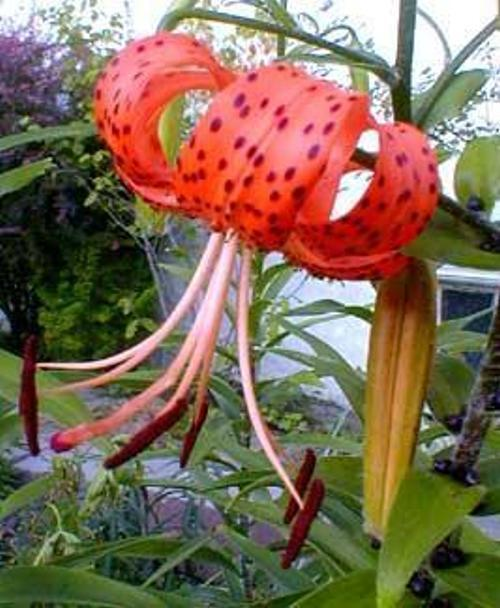
#> input picture Practical_Computing/Week 6 Project/Flowers/image_0481.jpg, 500 x 608 px; its folder holds 4 pictures in this run
$ python project.py   (older library calls are emulated)
#> lines starting #> are read from the running program, lines starting #| are printed output that depends on the picture
### Practical_Computing/Week 6 Project/animation.py
#!/usr/bin/env python3
# -*- coding: utf-8 -*-
"""
Created on Wed Oct 11 13:37:55 2017

@author: The Sugar High
from: https://zulko.wordpress.com/2012/09/29/animate-your-3d-plots-with-pythons-matplotlib/
"""

import matplotlib.pyplot as plt
from matplotlib import cm
from mpl_toolkits.mplot3d import axes3d
import os, sys
import numpy as np


##### TO CREATE A SERIES OF PICTURES

def make_views(ax,angles,elevation=None, width=4, height = 3,
                prefix='tmprot_',**kwargs):
    """
    Makes jpeg pictures of the given 3d ax, with different angles.
    Args:
        ax (3D axis): te ax
        angles (list): the list of angles (in degree) under which to
                       take the picture.
        width,height (float): size, in inches, of the output images.
        prefix (str): prefix for the files created.

    Returns: the list of files created (for later removal)
    """

    files = []
    ax.figure.set_size_inches(width,height)

    for i,angle in enumerate(angles):

        ax.view_init(elev = elevation, azim=angle)
        fname = '%s%03d.jpeg'%(prefix,i)
        ax.figure.savefig(fname)
        files.append(fname)

    return files


##### TO TRANSFORM THE SERIES OF PICTURE INTO AN ANIMATION

def make_movie(files,output, fps=10,bitrate=1800,**kwargs):
    """
    Uses mencoder, produces a .mp4/.ogv/... movie from a list of
    picture files.
    """

    output_name, output_ext = os.path.splitext(output)
    command = { '.mp4' : 'mencoder "mf://%s" -mf fps=%d -o %s.mp4 -ovc lavc\
                         -lavcopts vcodec=msmpeg4v2:vbitrate=%d'
                         %(",".join(files),fps,output_name,bitrate)}

    command['.ogv'] = command['.mp4'] + '; ffmpeg -i %s.mp4 -r %d %s'%(output_name,fps,output)

    print(command[output_ext])
    output_ext = os.path.splitext(output)[1]
    os.system(command[output_ext])


def make_gif(files,output,delay=100, repeat=True,**kwargs):
    """
    Uses imageMagick to produce an animated .gif from a list of
    picture files.
    """

    loop = -1 if repeat else 0
    os.system('convert -delay %d -loop %d %s %s'
              %(delay,loop," ".join(files),output))


# [7 lines left out: function make_strip, not called in this run]


##### MAIN FUNCTION

def rotanimate(ax, angles, output, **kwargs):
    """
    Produces an animation (.mp4,.ogv,.gif,.jpeg,.png) from a 3D plot on
    a 3D ax

    Args:
        ax (3D axis): the ax containing the plot of interest
        angles (list): the list of angles (in degree) under which to
                       show the plot.
        output : name of the output file. The extension determines the
                 kind of animation used.
        **kwargs:
            - width : in inches
            - heigth: in inches
            - framerate : frames per second
            - delay : delay between frames in milliseconds
            - repeat : True or False (.gif only)
    """

    output_ext = os.path.splitext(output)[1]

    files = make_views(ax,angles, **kwargs)

    D = { '.mp4' : make_movie,
          '.ogv' : make_movie,
          '.gif': make_gif ,
          '.jpeg': make_strip,
          '.png':make_strip}

    D[output_ext](files,output,**kwargs)

    for f in files:
        os.remove(f)

### Practical_Computing/Week 6 Project/project.py
#!/usr/bin/env python3
# -*- coding: utf-8 -*-

"""
@author: Huizhi Lin (881125518130)
For Project of BIF50806 (2017)
"""

"""
Impoort the Modules that are needed in this project
"""
# for reading more than one files
import os
# for image manipulation functions
from scipy import misc
# for edit arrays
import numpy as np
# for making plots
import matplotlib.pyplot as plt
# for clustering
# clustering with kmeans
from sklearn.cluster import KMeans
# clustering with Hierarchical Clustering(agglomerative)
from sklearn.cluster import AgglomerativeClustering
# for making animation of plots, from animation.py
import animation


"""
Create a list of filenames of the images
"""
# Define input files path
# Small test folder with 40 images (10 for each flower)
#path = 'test_flo/'
# Target folder with 209 images
path = 'Flowers/'
file_list = os.listdir(path)

if path == 'test_flo/':
    print('This is a test\n')
else:
    print('This is not a test, this is a analysis for 209 photos\n')


'''
Create functions for creat matrix
'''
# Create function for cropping images
# Crop off 100 pix from each sides
def crop_sides(image,numpix=100):
    return image[numpix:-numpix,numpix:-numpix,:]

# Create function for extract rgb features
# Return to a list include the mean value of each colour
def rgb_profile(image):
    red = image[:,:,0]
    green = image[:,:,1]
    blue = image[:,:,2]
    red_mean = np.mean(red.flatten())
    green_mean = np.mean(green.flatten())
    blue_mean = np.mean(blue.flatten())
    rgb_vector = [red_mean,green_mean,blue_mean]
    return rgb_vector

# Create functions for extract a long vector of colour information
# Create histograms for all colours
def plot_RGB_histograms(image):
    blue = image[:,:,2]
    green = image[:,:,1]
    red = image[:,:,0]
    blue_hist = np.histogram(blue.flatten(),normed=True)
    green_hist = np.histogram(green.flatten(),normed=True)
    red_hist = np.histogram(red.flatten(),normed=True)
    plt.plot(blue_hist[1][1:],blue_hist[0],color='blue')
    plt.plot(green_hist[1][1:],green_hist[0],color='green')
    plt.plot(red_hist[1][1:],red_hist[0],color='red')
    plt.show()
# Creat a single vector that contain all information of the colour of the image
def hist_all_colors(image):
# first makes histograms of each color separately
    blue_hist = np.histogram(image[:,:,2].flatten(),normed= True)
    green_hist = np.histogram(image[:,:,1].flatten(),normed = True)
    red_hist = np.histogram(image[:,:,0].flatten(),normed = True)
    # stacks them (horizontally) to form a single vector.
    all_hist = np.hstack((red_hist[0],green_hist[0],blue_hist[0]))
    return all_hist

# Creat a function to calculate the Euclidean distance between two images
def euclid_dist_between_images(image1,image2):
    hist1 = hist_all_colors(image1)
    hist2 = hist_all_colors(image2)
    euclid_dist = np.sqrt(np.sum(np.square(hist1-hist2)))
    return euclid_dist

'''
# creat similarity matrix
# This process last two long!!!
# A seperate script called 'similarity_matrix.py' has been created for this task!
dis_list = []
sim_list = []
for n in range(len(file_list)):
    sub_list_dis = []
    sub_list_sim = []
    for m in range(len(file_list)):
        file_n = path + file_list[n]
        file_m = path + file_list[m]
        image_n = misc.imread(file_n,mode='RGB')
        image_m = misc.imread(file_m,mode='RGB')
        croped_image_n = crop_sides(image_n)
        croped_image_m = crop_sides(image_m)
        distance = euclid_dist_between_images(image_n,image_m)
        sub_list_dis.append(distance)
        sub_list_sim.append(1-distance)
    dis_list.append(sub_list_dis)
    sim_list.append(sub_list_sim)
dis_matrix = np.array(dis_list)
sim_matrix = np.array(sim_list)
print(sim_matrix)
'''


'''
Clusting
Step 1 - Creat feature matrix
'''
# creat a feature matrix for clustering
# 30 float numbers for each image
matrix_plot = []
for file in file_list:
    file_name = path + file
    image = misc.imread(file_name,mode='RGB')
#> image is the input picture: shape (608, 500, 3); mean R, G, B 127.6, 106.3, 85.6
    croped_image = crop_sides(image)
#> in crop_sides, `return image[numpix:-numpix,numpix:-numpix,:]`:
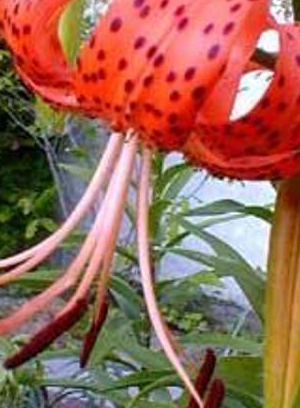
#> returned value: shape (408, 300, 3); mean of channels 0, 1, 2 152.8, 104, 86.3; drawn as R, G, B
    feature_vector = hist_all_colors(croped_image)
#> in hist_all_colors, `blue_hist = np.histogram(image[:,:,2].flatten(),normed= True)`: blue_hist = ([0.00858, 0.00596, 0.00571, 0.00489, 0.00442, 0.00329, 0.00177, 0.00126, 0.00126, 0.00206], [0, 25.5, 51, 76.5, 102, 127.5, 153, 178.5, 204, 229.5, 255])
#> in hist_all_colors, `green_hist = np.histogram(image[:,:,1].flatten(),normed = True)`: green_hist = ([0.00418, 0.00362, 0.00467, 0.00632, 0.00775, 0.00606, 0.00243, 0.00148, 0.00166, 0.00105], [0, 25.5, 51, 76.5, 102, 127.5, 153, 178.5, 204, 229.5, 255])
#> in hist_all_colors, `red_hist = np.histogram(image[:,:,0].flatten(),normed = True)`: red_hist = ([0.00112, 0.00154, 0.00305, 0.00488, 0.00489, 0.00404, 0.00461, 0.00368, 0.00397, 0.00745], [0, 25.5, 51, 76.5, 102, 127.5, 153, 178.5, 204, 229.5, 255])
#> in hist_all_colors, `all_hist = np.hstack((red_hist[0],green_hist[0],blue_hist[0]))`: all_hist = 30 values, max 0.00858 at index 20, min 0.00105 at index 19, mean 0.00392
#> feature_vector has the same summary as all_hist in hist_all_colors
    matrix_plot.append(feature_vector)
#> pass 2 of the loop `for file in file_list:`:
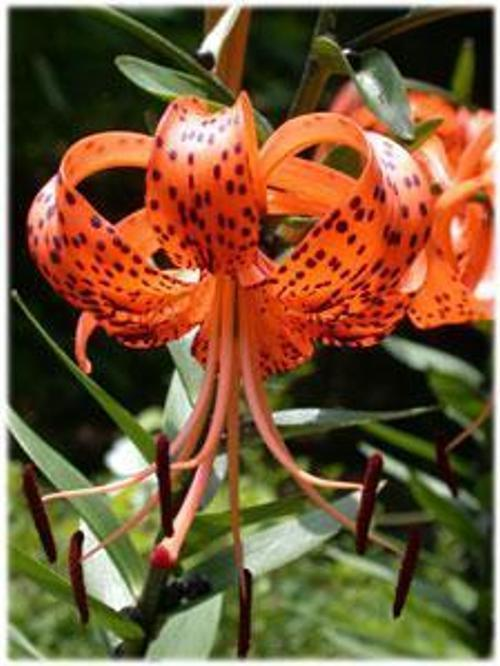
#> input picture Practical_Computing/Week 6 Project/Flowers/image_0483.jpg, 500 x 666 px
#> image is the input picture: shape (666, 500, 3); mean R, G, B 119.8, 88, 55.6
#> in crop_sides (call 2), `return image[numpix:-numpix,numpix:-numpix,:]`:
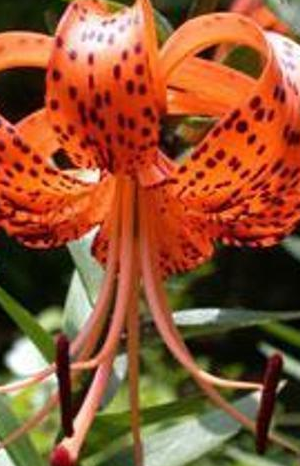
#> returned value: shape (466, 300, 3); mean of channels 0, 1, 2 145.5, 85.2, 51.4; drawn as R, G, B
#> feature_vector = 30 values, max 0.0171 at index 20, min 0.000498 at index 29, mean 0.00392
#> pass 3 of the loop `for file in file_list:`:
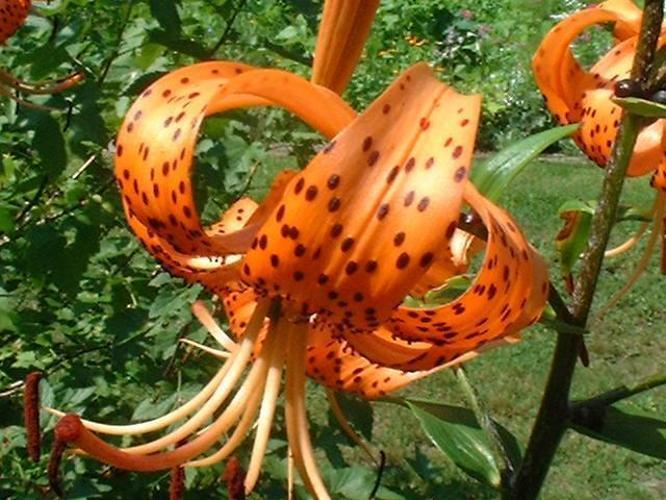
#> input picture Practical_Computing/Week 6 Project/Flowers/image_0486.jpg, 666 x 500 px
#> image is the input picture: shape (500, 666, 3); mean R, G, B 121.5, 98.3, 44.5
#> in crop_sides (call 3), `return image[numpix:-numpix,numpix:-numpix,:]`:
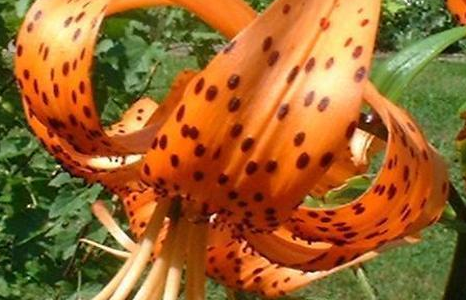
#> returned value: shape (300, 466, 3); mean of channels 0, 1, 2 154.9, 102.1, 45.7; drawn as R, G, B
#> feature_vector = 30 values, max 0.0181 at index 20, min 4.27e-05 at index 29, mean 0.004
#> the loop made 4 passes; the first 3 are shown
feature_matrix = np.array(matrix_plot)
print('This is the feature matrix\n')
print(feature_matrix)

# creat a colour profile matix
# means of RGB for each image
matrix_rgb = []
for file in file_list:
    file_name = path + file
    image = misc.imread(file_name,mode='RGB')
    croped_image = crop_sides(image)
    vector_rgb = rgb_profile(croped_image)
#> in rgb_profile, `red = image[:,:,0]`:
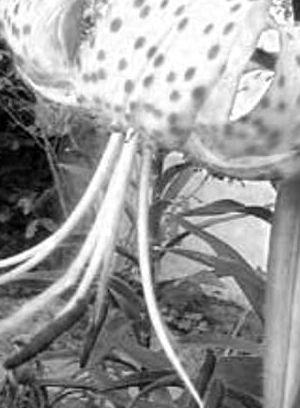
#> red: shape (408, 300); min 0, max 255, mean 152.8
#> in rgb_profile, `green = image[:,:,1]`:
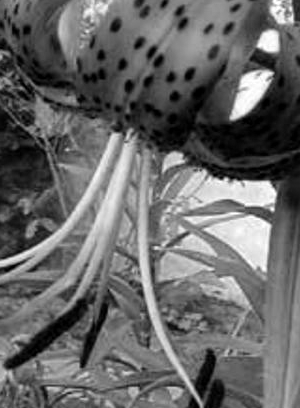
#> green: shape (408, 300); min 0, max 255, mean 104
#> in rgb_profile, `blue = image[:,:,2]`:
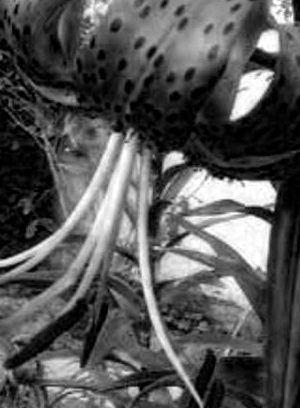
#> blue: shape (408, 300); min 0, max 255, mean 86.3
#> in rgb_profile, `red_mean = np.mean(red.flatten())`: red_mean = 152.8
#> in rgb_profile, `green_mean = np.mean(green.flatten())`: green_mean = 104
#> in rgb_profile, `blue_mean = np.mean(blue.flatten())`: blue_mean = 86.27
#> in rgb_profile, `rgb_vector = [red_mean,green_mean,blue_mean]`: rgb_vector = [152.8, 104, 86.27]
#> vector_rgb = [152.8, 104, 86.27]
    matrix_rgb.append(vector_rgb)
#> pass 2 of the loop `for file in file_list:`:
#> red: shape (466, 300)
#> green: shape (466, 300)
#> in rgb_profile (call 2), `blue = image[:,:,2]`:
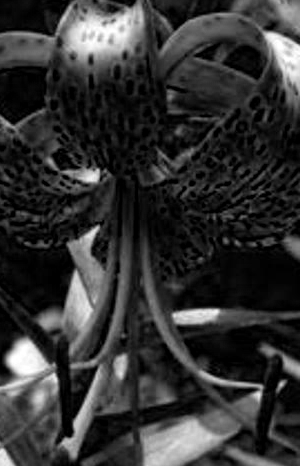
#> blue: shape (466, 300); min 0, max 255, mean 51.4
#> red_mean = 145.5
#> green_mean = 85.21
#> blue_mean = 51.39
#> rgb_vector = [145.5, 85.21, 51.39]
#> pass 3 of the loop `for file in file_list:`:
#> red: shape (300, 466)
#> green: shape (300, 466)
#> in rgb_profile (call 3), `blue = image[:,:,2]`:
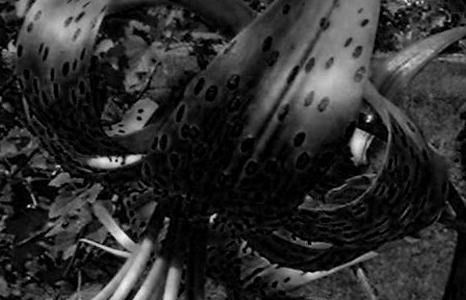
#> blue: shape (300, 466); min 0, max 241, mean 45.7
#> red_mean = 154.9
#> green_mean = 102.1
#> blue_mean = 45.69
#> rgb_vector = [154.9, 102.1, 45.69]
#> the loop made 4 passes; the first 3 are shown
rgb_matrix = np.array(matrix_rgb)
print('\nThis is the rgb matrix with means for RGB\n')
print(rgb_matrix)


'''
Clusting
Step 2 - clusting
'''
# Creat a function for making a list of the clustering result
def clusting_list(clusting_result_array):
    c_list = ''
    for group_num in range(1,5):
        group = np.array(file_list)[clusting_result_array==group_num-1]
        group = np.sort(group)
        cluster = 'cluster' + str(group_num) + ' include: ' + ' '.join(group) + '\n'
        c_list += cluster
    return c_list


# clustering with kmeans on simple rgb profile
print('KMeans Clustering for rgb matrix\n')
x = rgb_matrix
kmeans = KMeans(n_clusters = 4, init = 'k-means++', max_iter = 300, n_init = 10, random_state = 0)
y_kmeans = kmeans.fit_predict(x)
#Creat a table with grouped images
result_list = clusting_list(y_kmeans)
print(result_list)
#visualising the clusters
fig = plt.figure(figsize = (16,16))
ax = fig.add_subplot(111, projection='3d')
ax.scatter(x[y_kmeans==0,0], x[y_kmeans==0,1], x[y_kmeans==0,2], c='grey', s = 70, label = 'cluster1')
ax.scatter(x[y_kmeans==1,0], x[y_kmeans==1,1], x[y_kmeans==1,2], c='red', s = 70, label = 'cluster2')
ax.scatter(x[y_kmeans==2,0], x[y_kmeans==2,1], x[y_kmeans==2,2], c='purple', s = 70, label = 'cluster3')
ax.scatter(x[y_kmeans==3,0], x[y_kmeans==3,1], x[y_kmeans==3,2], c='gold', s = 70, label = 'cluster4')
ax.scatter(kmeans.cluster_centers_[:,0], kmeans.cluster_centers_[:,1], kmeans.cluster_centers_[:,2], c='k', s = 70, label='centroids')
ax.set_title('Clusters of Flowers by K-Means Clustering', fontsize = 30)
ax.set_xlabel('red', fontsize = 30)
ax.set_ylabel('green', fontsize = 30)
ax.set_zlabel('blue', fontsize = 30)
fig.show()
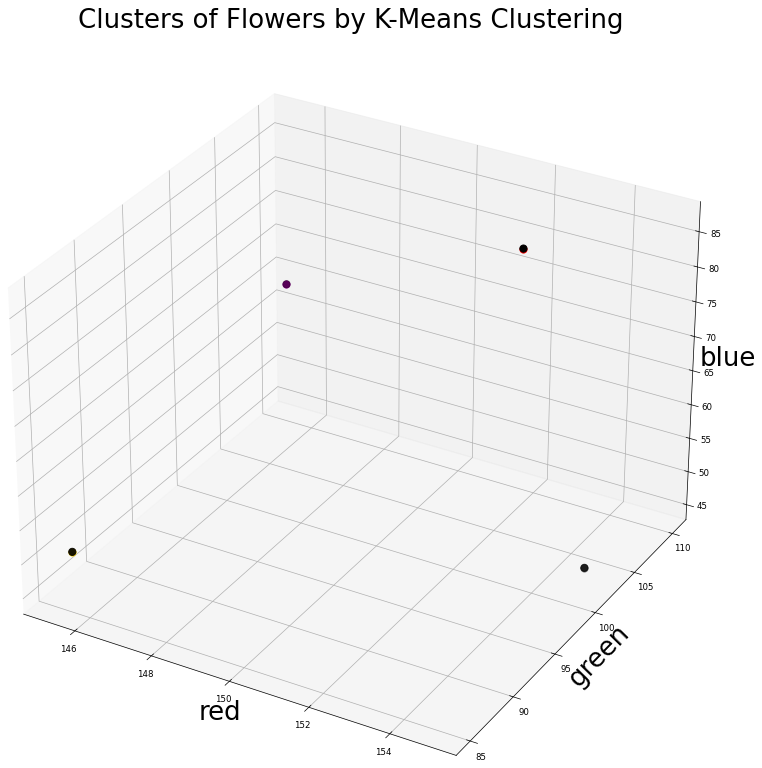
#> figure drawn by matplotlib, 1 panel
# Create animation of the plots
angles = np.linspace(0,360,21)[:-1] # A list of 20 angles between 0 and 360
# create an animated gif (20ms between frames)
animation.rotanimate(ax,angles,'kmeans.gif',delay=20)
#> the loop in make_views, `for i,angle in enumerate(angles): ` made 20 passes
#> pass 1, in make_views, `ax.figure.savefig(fname)`:
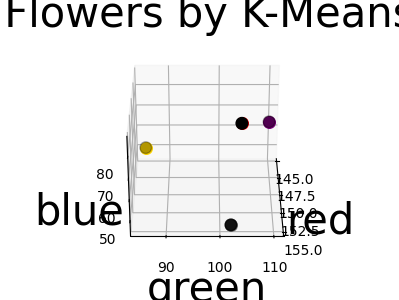
#> figure drawn by matplotlib, 1 panel
#> pass 2, in make_views, `ax.figure.savefig(fname)`:
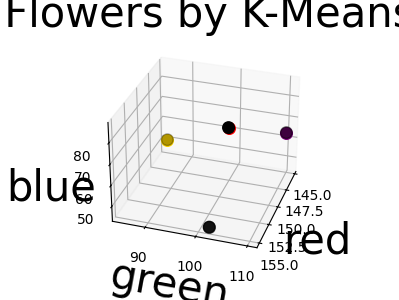
#> figure drawn by matplotlib, 1 panel
# create a movie with 10 frames per seconds and 'quality' 2000
animation.rotanimate(ax,angles,'kmeans.mp4',fps=10,bitrate=2000)
# create an ogv movie
animation.rotanimate(ax,angles,'kmeans.ogv',fps=10)


# clustering with Hierarchical Clustering(agglomerative) on simple rgb profile
print('Hierarchical Clustering for rgb matrix\n')
x = rgb_matrix
#> (the run stopped early here; a loop or call above may not have finished)
